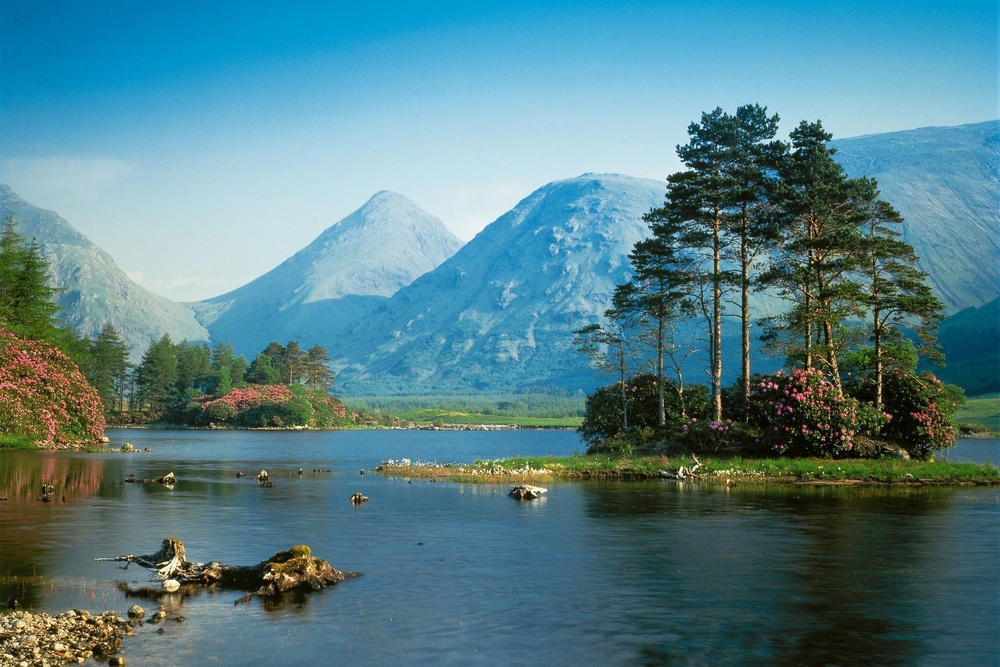
%> input picture SEMESTER -7/LAB/IT WORKSHOP SCILAB MATLAB LABORATORY INT-319/ALL MATLAB Codes /image1.jpg, 1000 x 667 px, shrunk from 1999 x 1333 before the run
$ octave image_smoothening.m   (GNU Octave 9; MATLAB toolbox functions it lacks are replaced by stand-ins)
%> lines starting %> are read from the running program, lines starting %| are printed output that depends on the picture
    %% Part 1: Salt & Pepper Noise + Mean & Median Filters

% Select an image
[file1, path1] = uigetfile({'*.tif;*.png;*.jpg;*.bmp'}, 'Select an image for Part 1');
%> the answer given: image1.jpg
if isequal(file1,0), error('No file selected.'); end

I = imread(fullfile(path1, file1));
%> I is the input picture: size 667x1000x3 uint8; mean R, G, B 84.2, 127.3, 135.7

% Add salt & pepper noise
J = imnoise(I, 'salt & pepper', 0.02);
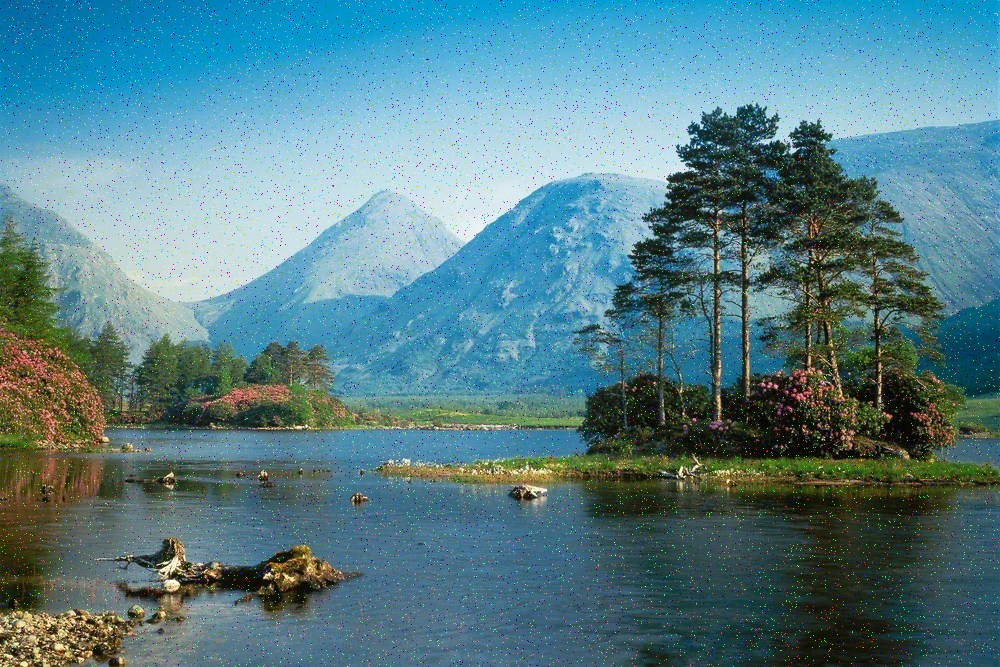
%> J: size 667x1000x3 uint8; mean R, G, B 85.1, 127.3, 135.5

% Convert to grayscale if RGB
if size(J,3) == 3, J = rgb2gray(J); end
%> after `J = rgb2gray(J)`:
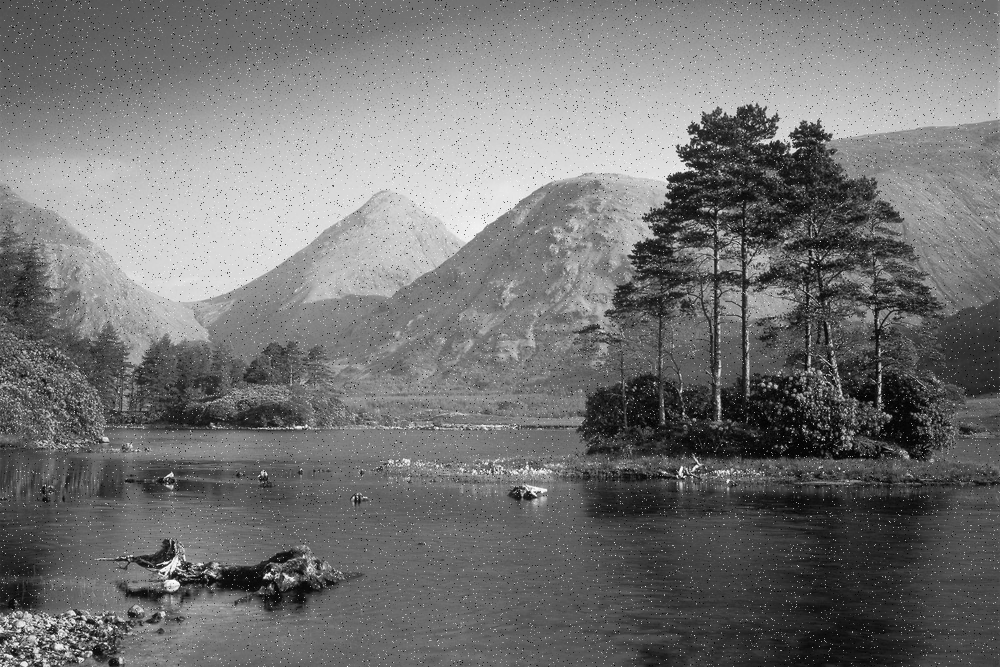
%> J: size 667x1000 uint8; min 0, max 255, mean 115.6

% Apply filters
Kmean = filter2(fspecial('average',3), J)/255;
Kmedian = medfilt2(J);

% Plot original, noisy, and filtered images together
figure('Name','Salt & Pepper Noise Filtering','NumberTitle','off');
subplot(2,2,1); imshow(I); title('Original Image');
subplot(2,2,2); imshow(J); title('Noisy Image');
subplot(2,2,3); imshow(Kmean); title('Mean Filtered');
subplot(2,2,4); imshow(Kmedian); title('Median Filtered');

%% Part 2: Wiener Filter for Gaussian Noise

% Select an image
[file2, path2] = uigetfile({'*.png;*.jpg;*.bmp;*.tif'}, 'Select an image for Part 2');
%> the answer given: image2.jpg
if isequal(file2,0), error('No file selected.'); end

RGB = imread(fullfile(path2, file2));
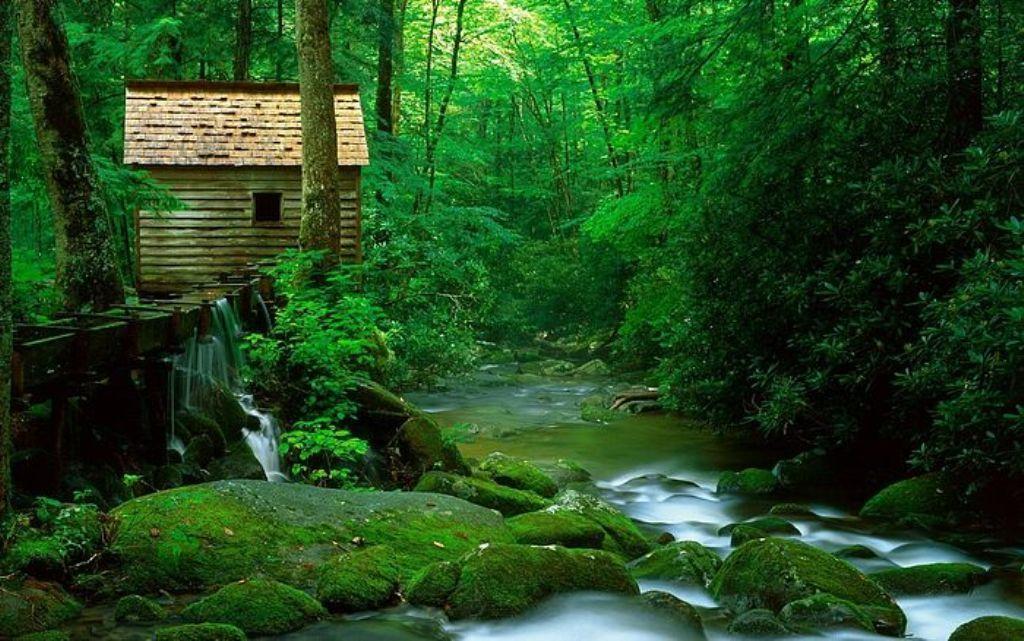
%> input picture SEMESTER -7/LAB/IT WORKSHOP SCILAB MATLAB LABORATORY INT-319/ALL MATLAB Codes /image2.jpg, 1024 x 641 px
%> RGB is the input picture: size 641x1024x3 uint8; mean R, G, B 36.3, 74.6, 32.4
I2 = im2gray(RGB);
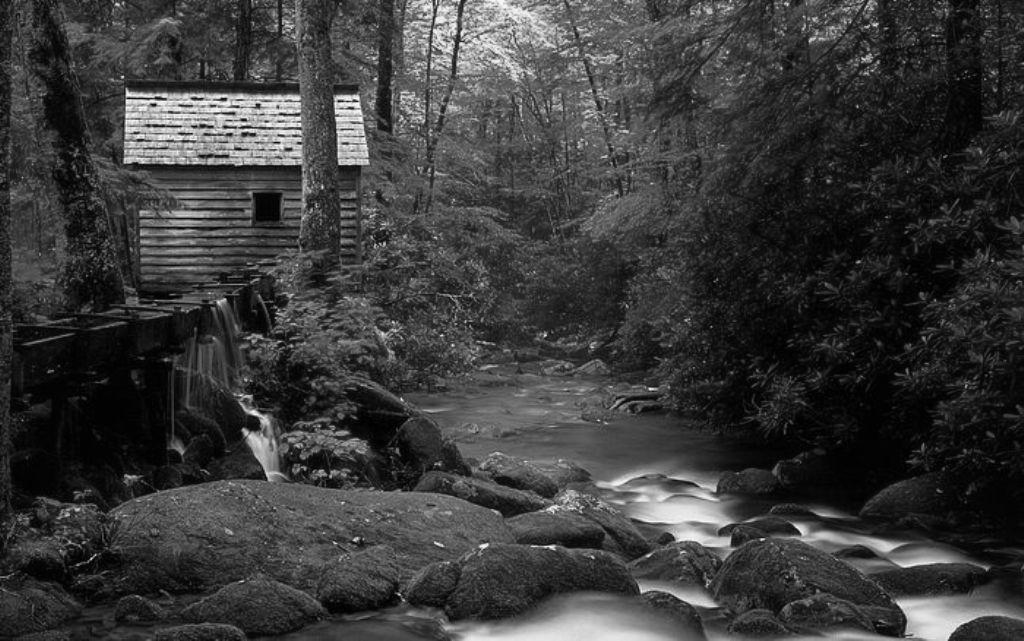
%> I2: size 641x1024 uint8; min 0, max 252, mean 58.3

% Add Gaussian noise
J2 = imnoise(I2, 'gaussian', 0, 0.025);
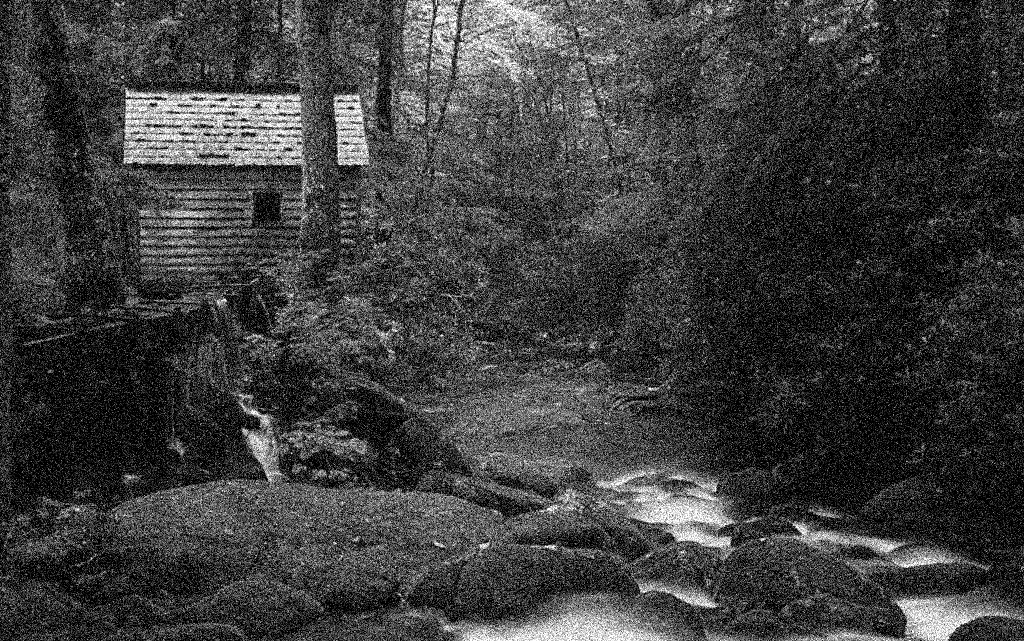
%> J2: size 641x1024 uint8; min 0, max 255, mean 62.2

% Apply Wiener filter
K2 = wiener2(J2, [5 5]);

% Plot portion of noisy and filtered image
figure('Name','Wiener Filtering','NumberTitle','off');
subplot(1,2,1); imshow(J2); title('Noisy Portion');
subplot(1,2,2); imshow(K2); title('Wiener Filtered Portion');
